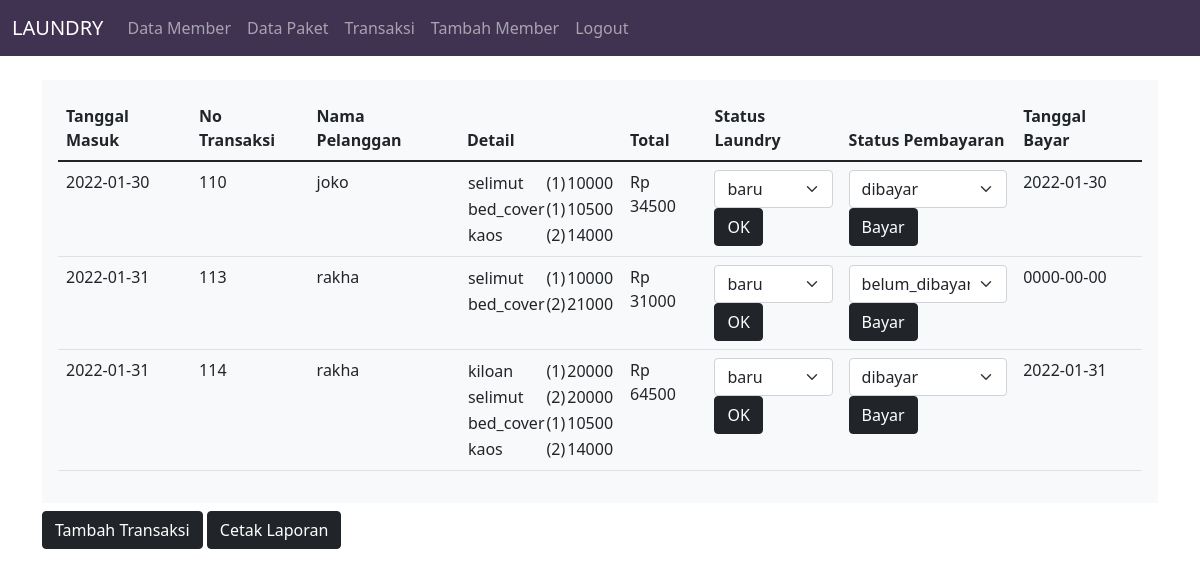
The page /transaksi.php (signed in) on the database its author committed.
### tables this page shows
CREATE TABLE `transaksi` (
  `id_transaksi` int(11) NOT NULL,
  `id_member` int(11) NOT NULL,
  `tgl` date NOT NULL,
  `batas_waktu` date NOT NULL,
  `tgl_bayar` date NOT NULL,
  `status` enum('baru','proses','selesai','diambil') NOT NULL,
  `dibayar` enum('dibayar','belum_dibayar','','') NOT NULL,
  `id_admin` int(11) NOT NULL
);

CREATE TABLE `member` (
  `id_member` int(11) NOT NULL,
  `nama_member` varchar(100) NOT NULL,
  `alamat` text NOT NULL,
  `jenis_kelamin` enum('L','P') NOT NULL,
  `tlp` varchar(50) NOT NULL,
  `username` varchar(100) NOT NULL,
  `password` varchar(100) NOT NULL
);

CREATE TABLE `detail_transaksi` (
  `id_detail_transaksi` int(11) NOT NULL,
  `id_transaksi` int(11) NOT NULL,
  `id_paket` int(11) NOT NULL,
  `qty` int(11) NOT NULL,
  `harga` int(11) NOT NULL
);

CREATE TABLE `paket` (
  `id_paket` int(11) NOT NULL,
  `jenis` enum('kiloan','selimut','bed_cover','kaos') NOT NULL,
  `harga` int(11) NOT NULL
);

### transaksi.php (the view, shortened to what this page needs)
<!DOCTYPE html>
<html lang="en">
<head>
    <?php include "navbar.php" ?>
    <link href="https://cdn.jsdelivr.net/npm/bootstrap@5.1.3/dist/css/bootstrap.min.css" rel="stylesheet">
</head>
<body>
    <div class=container>
    <h1>Transaksi</h1>
    <?php
        include "koneksi.php"
    ?>
    <br>
    <div class="p-3 mb-2 bg-light text-dark">
    <table class="table container">
        <thead style="font-weight:bold">
            <th scope="col">Tanggal Masuk</th>
            <th scope="col">No Transaksi</th>
            <th scope="col">Nama Pelanggan</th>
            <th scope="col">Detail</th>
            <th scope="col">Total</th>
            <th scope="col">Status Laundry</th>
            <th scope="col">Status Pembayaran</th>
            <th scope="col">Tanggal Bayar</th>
        </thead>
        <?php
            $qry_transaksi = mysqli_query($koneksi,"SELECT a.*, b.nama_member, SUM(c.harga) as total FROM transaksi a JOIN member b ON
            a.id_member=b.id_member JOIN detail_transaksi c ON a.id_transaksi=c.id_transaksi GROUP BY a.id_transaksi");
            while($data_transaksi=mysqli_fetch_array($qry_transaksi)){
                $qry_detail_transaksi = mysqli_query($koneksi,"SELECT a.*, b.jenis FROM detail_transaksi a JOIN
                     paket b ON a.id_paket=b.id_paket WHERE a.id_transaksi = '".$data_transaksi['id_transaksi']."'");
                $detail = '<table border="0" style="border-collapse: collapse;">';
                while($data_detail_transaksi=mysqli_fetch_array($qry_detail_transaksi)){
                    $detail .= '
                        <tr>
                            <td>'.$data_detail_transaksi['jenis'].'</td>
                            <td>('.$data_detail_transaksi['qty'].')</td>
                            <td>'.$data_detail_transaksi['harga'].'</td>
                        </tr>
                    ';
                }
                $detail .= '</table>';
            ?>
                <tr>
                    <td><?=$data_transaksi['tgl']?></td>
                    <td><?=$data_transaksi['id_transaksi']?></td>
                    <td><?=$data_transaksi['nama_member']?></td>
                    <td><?=$detail?></td>
                    <td>Rp <?=$data_transaksi['total']?></td>
                    <td>
                        <form action="ubah_status.php" method="post">
                            <select name="status" class="form-select">
                                <option value=""disabled selected><?=$data_transaksi['status']?></option>
                            </select>
                            <input type="submit" value="OK" class="btn btn-dark">
                        </form>
                    </td>
                    <td>
                        <form action="proses_ubah_bayar">
                        <select name="dibayar" class="form-select">
                            <option value=""selected><?=$data_transaksi['dibayar']?></option>
                        </select>
                        <a type="submit" value="" class="btn btn-dark" href="proses_ubah_bayar.php?id_transaksi=<?php echo $data_transaksi['id_transaksi']?>">
                            Bayar
                        </a>
                        </form>
                    </td>
                    <td><?=$data_transaksi['tgl_bayar']?></td>
                </tr>
            <?php
                }
            ?>
    </table>
            </div>
    <a class="btn btn-dark" href="tambah_transaksi.php" role="button">Tambah Transaksi</a>
    <a class="btn btn-dark" href="#" onclick="window.print();" role="button">Cetak Laporan</a>
 </div>
</body>
</html>

### navbar.php (shortened to what this page needs)
<!DOCTYPE html>
<html lang="en">
<head>
    <link href="https://cdn.jsdelivr.net/npm/bootstrap@5.1.1/dist/css/bootstrap.min.css" rel="stylesheet">
</head>
<body>
    <nav class="navbar fixed-top navbar-expand-lg navbar-dark" style="color:lavenderblush; background-color: #3F3351;">
        <div class="container-fluid">
            <a class="navbar-brand" href="#">LAUNDRY</a>
            <div class="collapse navbar-collapse" id="navbarNavAltMarkup">
            <div class="navbar-nav">
                <a class="nav-link" href="data_member.php">Data Member</a>
                <a class="nav-link" href="data_paket.php">Data Paket</a>
                <a class="nav-link" href="transaksi.php">Transaksi</a>
                <a class="nav-link" href="tambah_member.php">Tambah Member</a>
                <a class="nav-link" href="proses_logout.php">Logout</a>
            </div>
            </div>
        </div>
    </nav>
</body>
</html>

### rows shown on the page
transaksi: tgl "2022-01-30", id_transaksi "110", id_member.nama_member "joko", total "34500", status "baru", dibayar "dibayar", tgl_bayar "2022-01-30"
detail_transaksi: id_paket.jenis "selimut", qty "1", harga "10000"
detail_transaksi: id_paket.jenis "bed_cover", qty "1", harga "10500"
detail_transaksi: id_paket.jenis "kaos", qty "2", harga "14000"
transaksi: tgl "2022-01-31", id_transaksi "113", id_member.nama_member "rakha", total "31000", status "baru", dibayar "belum_dibayar", tgl_bayar "0000-00-00"
detail_transaksi: id_paket.jenis "selimut", qty "1", harga "10000"
detail_transaksi: id_paket.jenis "bed_cover", qty "2", harga "21000"
transaksi: tgl "2022-01-31", id_transaksi "114", id_member.nama_member "rakha", total "64500", status "baru", dibayar "dibayar", tgl_bayar "2022-01-31"
detail_transaksi: id_paket.jenis "kiloan", qty "1", harga "20000"
detail_transaksi: id_paket.jenis "selimut", qty "2", harga "20000"
detail_transaksi: id_paket.jenis "bed_cover", qty "1", harga "10500"
detail_transaksi: id_paket.jenis "kaos", qty "2", harga "14000"
